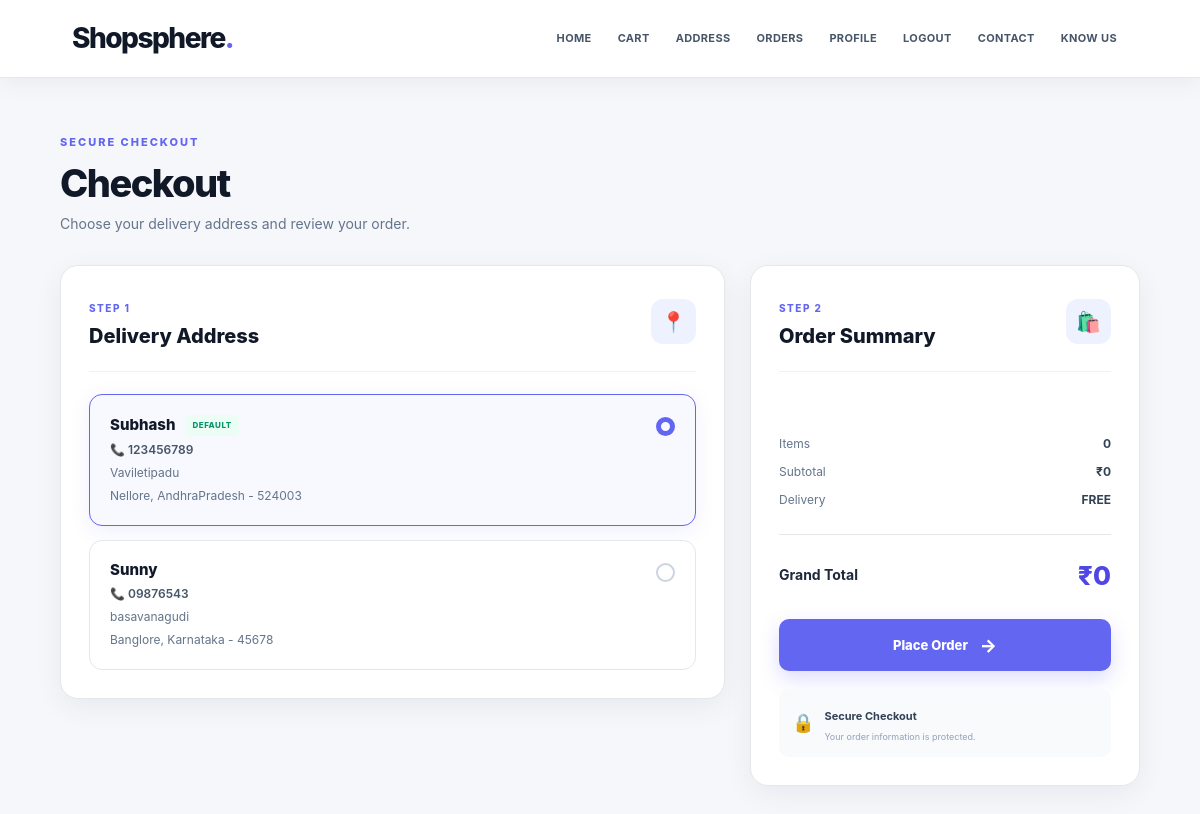
/orders/checkout/ (signed in), run on the app's committed database.
### orders/models.py (models this page shows)
class Address(models.Model):
    user=models.ForeignKey(User,on_delete=models.CASCADE)
    fullname=models.CharField(max_length=100)
    mobile=models.CharField(max_length=15)
    address_line=models.TextField()
    city=models.CharField(max_length=50)
    state=models.CharField(max_length=50)
    pincode=models.CharField(max_length=10)
    is_default=models.BooleanField(default=False)
    created_at=models.DateTimeField(auto_now_add=True)

### orders/views.py (the view)
# urls.py: path('checkout/',checkout,name='checkout'),
def checkout(request):
    addresses=Address.objects.filter(user=request.user)
    cart_items=Cart.objects.filter(user=request.user)
    grand_total=sum(i.total_price for i in cart_items)
    context={
        'cart_items':cart_items,
        'addresses':addresses,
        'grand_total':grand_total
    }
    return render(request,'checkout.html',context)

### orders/templates/checkout.html (shortened to what this page needs)
{% extends 'main.html' %}
{% load static %}
{% block head %}
<link rel="stylesheet" href="{% static 'CSS/checkout.css' %}">
{% endblock %}
{% block content %}
<div class="checkout-page">
    <div class="checkout-header">
        <span>SECURE CHECKOUT</span>
        <h1>Checkout</h1>
        <p>Choose your delivery address and review your order.</p>
    </div>
    <form action="{% url 'place_order' %}" method="POST">
        <div class="checkout-container">
            <div class="checkout-left">
                <div class="checkout-card">
                    <div class="checkout-card-header">
                        <div>
                            <span>STEP 1</span>
                            <h2>Delivery Address</h2>
                        </div>
                        <div class="checkout-icon">📍</div>
                    </div>
                    <div class="address-selection">
                        {% for i in addresses %}
                        <label class="address-option" for="address{{i.id}}">
                            <div class="address-option-content">
                                <div class="address-option-top">
                                    <h3>{{i.fullname}}</h3>
                                    {% if i.is_default %}
                                    <span class="selected-badge">DEFAULT</span>
                                    {% endif %}
                                </div>
                                <p class="address-phone">📞 {{i.mobile}}</p>
                                <p>{{i.address_line}}</p>
                                <p>{{i.city}}, {{i.state}} - {{i.pincode}}</p>
                            </div>
                            <span class="radio-circle"></span>
                        </label>
                        {% endfor %}
                    </div>
                </div>
            </div>
            <div class="checkout-right">
                <div class="order-summary-card">
                    <div class="summary-header">
                        <div>
                            <span>STEP 2</span>
                            <h2>Order Summary</h2>
                        </div>
                        <div class="bag-icon">🛍️</div>
                    </div>
                    <div class="price-breakdown">
                        <div>
                            <span>Items</span>
                            <span>{{cart_items|length}}</span>
                        </div>
                        <div>
                            <span>Subtotal</span>
                            <span>₹{{grand_total}}</span>
                        </div>
                        <div>
                            <span>Delivery</span>
                            <span class="free-delivery">FREE</span>
                        </div>
                    </div>
                    <div class="grand-total">
                        <span>Grand Total</span>
                        <strong>₹{{grand_total}}</strong>
                    </div>
                    <button type="submit" class="place-order-btn">Place Order <span>→</span></button>
                    <div class="secure-payment">
                        <span>🔒</span>
                        <div>
                            <strong>Secure Checkout</strong>
                            <p>Your order information is protected.</p>
                        </div>
                    </div>
                </div>
            </div>
        </div>
    </form>
</div>
{% endblock %}

### static/CSS/style.css (style rules this page uses)
* { margin: 0; padding: 0; box-sizing: border-box; }
html { scroll-behavior: smooth; }
body { min-height: 100vh; font-family: "Inter", "Segoe UI", Roboto, Arial, sans-serif; background: #f6f7fb; color: #1f2937; line-height: 1.6; }
button, input, textarea, select { font-family: inherit; }
button { cursor: pointer; }
h1, h2, h3, h4, h5, h6 { color: #111827; line-height: 1.25; }

### orders/static/CSS/checkout.css (style rules this page uses)
.checkout-page { min-height: calc(100vh - 76px); padding: 50px 5% 80px; background: #f6f7fb; }
.checkout-header { width: 100%; max-width: 1250px; margin: 0 auto 30px; }
.checkout-header span { color: #6366f1; font-size: 11px; font-weight: 800; letter-spacing: 2px; }
.checkout-header h1 { margin: 6px 0 0; color: #111827; font-size: 38px; font-weight: 800; letter-spacing: -1.5px; }
.checkout-header p { margin-top: 6px; color: #64748b; font-size: 14px; }
.checkout-container { width: 100%; max-width: 1250px; margin: 0 auto; display: grid; grid-template-columns: minmax(0, 1fr) 390px; gap: 25px; align-items: start; }
.checkout-card, .order-summary-card { background: #ffffff; border: 1px solid #e5e7eb; border-radius: 18px; box-shadow: 0 8px 30px rgba(15,23,42,0.06); }
.checkout-card { padding: 28px; }
.checkout-card-header, .summary-header { display: flex; align-items: center; justify-content: space-between; padding-bottom: 22px; border-bottom: 1px solid #eef1f5; }
.checkout-card-header span, .summary-header span { color: #6366f1; font-size: 10px; font-weight: 800; letter-spacing: 1.5px; }
.checkout-card-header h2, .summary-header h2 { margin-top: 4px; color: #111827; font-size: 20px; font-weight: 800; }
.checkout-icon, .bag-icon { width: 45px; height: 45px; display: flex; align-items: center; justify-content: center; border-radius: 12px; background: #eef2ff; font-size: 20px; }
.address-selection { margin-top: 22px; }
.address-option { position: relative; display: flex; align-items: flex-start; gap: 15px; margin-bottom: 14px; padding: 20px; border: 1px solid #e2e8f0; border-radius: 13px; background: #ffffff; cursor: pointer; transition: all 0.25s ease; }
.address-option:last-child { margin-bottom: 0; }
.address-option:has(input:checked) { border-color: #6366f1; background: #f8f8ff; box-shadow: 0 5px 20px rgba(99,102,241,0.10); }
.radio-circle { width: 19px; height: 19px; flex-shrink: 0; margin-top: 2px; border: 2px solid #cbd5e1; border-radius: 50%; transition: all 0.2s ease; }
.address-option:has(input:checked) .radio-circle { border: 5px solid #6366f1; }
.address-option-content { flex: 1; }
.address-option-top { display: flex; align-items: center; gap: 10px; }
.address-option-top h3 { color: #111827; font-size: 15px; font-weight: 800; }
.selected-badge { padding: 4px 7px; border-radius: 5px; background: #ecfdf5; color: #059669; font-size: 8px; font-weight: 800; letter-spacing: 0.5px; }
.address-option-content p { margin-top: 5px; color: #64748b; font-size: 12px; line-height: 1.5; }
.address-option-content .address-phone { color: #475569; font-weight: 600; }
.order-summary-card { padding: 28px; position: sticky; top: 95px; }
.price-breakdown { margin-top: 18px; padding: 15px 0; border-bottom: 1px solid #e5e7eb; }
.price-breakdown div { display: flex; align-items: center; justify-content: space-between; margin: 9px 0; }
.price-breakdown span:first-child { color: #64748b; font-size: 12px; }
.price-breakdown span:last-child { color: #334155; font-size: 12px; font-weight: 700; }
.price-breakdown .free-delivery { color: #059669; }
.grand-total { display: flex; align-items: center; justify-content: space-between; padding: 20px 0 5px; }
.grand-total span { color: #1e293b; font-size: 14px; font-weight: 700; }
.grand-total strong { color: #4f46e5; font-size: 26px; font-weight: 800; }
.place-order-btn { width: 100%; height: 52px; margin-top: 18px; display: flex; align-items: center; justify-content: center; gap: 12px; border: none; border-radius: 10px; background: #6366f1; color: #ffffff; font-size: 13px; font-weight: 800; cursor: pointer; box-shadow: 0 8px 20px rgba(99,102,241,0.22); transition: all 0.3s ease; }
.place-order-btn span { font-size: 18px; transition: transform 0.25s ease; }
.secure-payment { display: flex; align-items: center; gap: 10px; margin-top: 18px; padding: 13px; border-radius: 10px; background: #f8fafc; }
.secure-payment > span { font-size: 18px; }
.secure-payment strong { color: #334155; font-size: 11px; }
.secure-payment p { margin-top: 2px; color: #94a3b8; font-size: 9px; }

### data on the page
Address: fullname "Subhash", is_default "DEFAULT", mobile "123456789", address_line "Vaviletipadu", city "Nellore", state "AndhraPradesh", pincode "524003"
Address: fullname "Sunny", mobile "09876543", address_line "basavanagudi", city "Banglore", state "Karnataka", pincode "45678"

### other printed values
{{ cart_items|length }} "0"
{{ grand_total }} "0"
